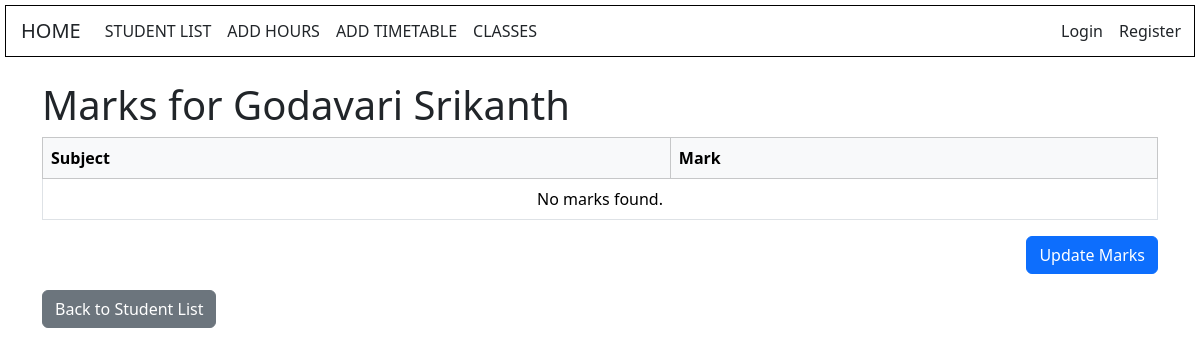
The app's page /students/students/marks_update/2/, older data.
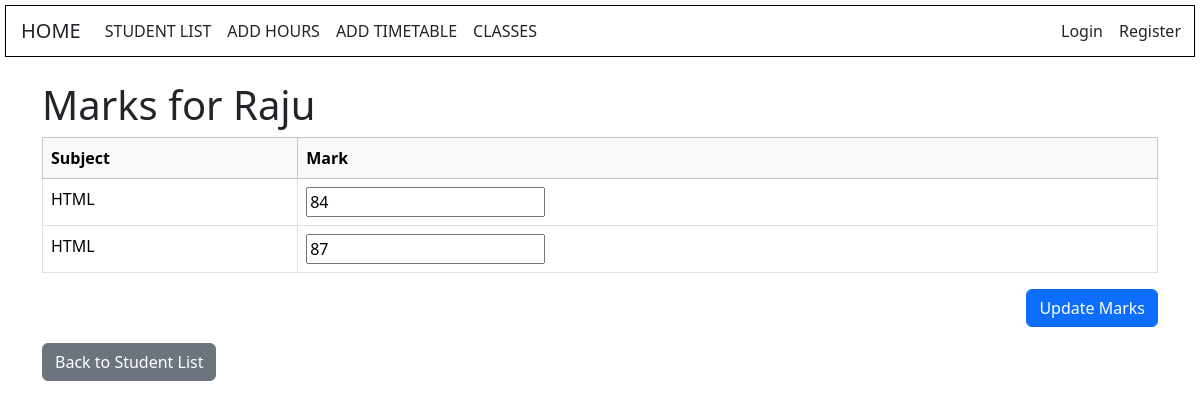
The same page, newer data.
### students/models.py (models this page shows, shortened)
class Student(models.Model):
    name = models.CharField(max_length=100)
    roll_number = models.CharField(max_length=10, unique=True)
    student_class = models.ForeignKey(Class, on_delete=models.CASCADE)
    email = models.EmailField()
    phone = models.CharField(max_length=10)

class Mark(models.Model):
    student = models.ForeignKey(Student, on_delete=models.CASCADE)
    test=models.CharField(max_length=10, choices=[('Test1', 'Test1'), ('Test2', 'Test2'),('Test3', 'Test3'),('Test4', 'Test4')])
    subject = models.CharField(max_length=50)
    mark = models.IntegerField()

### students/views.py (the view, shortened to what this page needs)
# urls.py: path('students/marks_update/<int:student_id>/', views.marks_update, name='marks_update'),
def marks_update(request, student_id):
    student = get_object_or_404(Student, id=student_id)
    marks = Mark.objects.filter(student=student)
    return render(request, 'students/marks_update.html', {'student': student, 'marks': marks})

### students/templates/students/marks_update.html (shortened to what this page needs)
<!DOCTYPE html>
<html lang="en">
<head>
    <link href="https://cdn.jsdelivr.net/npm/bootstrap@5.3.2/dist/css/bootstrap.min.css" rel="stylesheet">
</head>
<body>
    {% include 'students/navbar.html' %}
    <div class="container mt-4">
        <h1>Marks for {{ student.name }}</h1>
        <form method="post">
            <table class="table table-bordered table-hover">
                <thead class="table-light">
                    <tr>
                        <th>Subject</th>
                        <th>Mark</th>
                    </tr>
                </thead>
                <tbody>
                    {% for mark in marks %}
                    <tr>
                        <td>{{ mark.subject }}</td>
                        <td><input type="text" name="{{ mark.id }}" value="{{ mark.mark }}"></td>
                    </tr>
                    {% empty %}
                    <tr>
                        <td colspan="2" class="text-center">No marks found.</td>
                    </tr>
                    {% endfor %}
                </tbody>
            </table>
            <div class="text-end mt-3">
                <button type="submit" class="btn btn-primary">Update Marks</button>
            </div>
        </form>
        <a href="{% url 'class_list'  %}" class="btn btn-secondary btn-block mt-3">Back to Student List</a>
    </div>
</body>
</html>

Row changes from the older to the newer data that the page shows:
changed Student: name "Godavari Srikanth" → "Raju"
added Mark: subject "HTML", mark "84"
added Mark: subject "HTML", mark "87"
Text that changed along with them:
text no longer shown: "No marks found."
